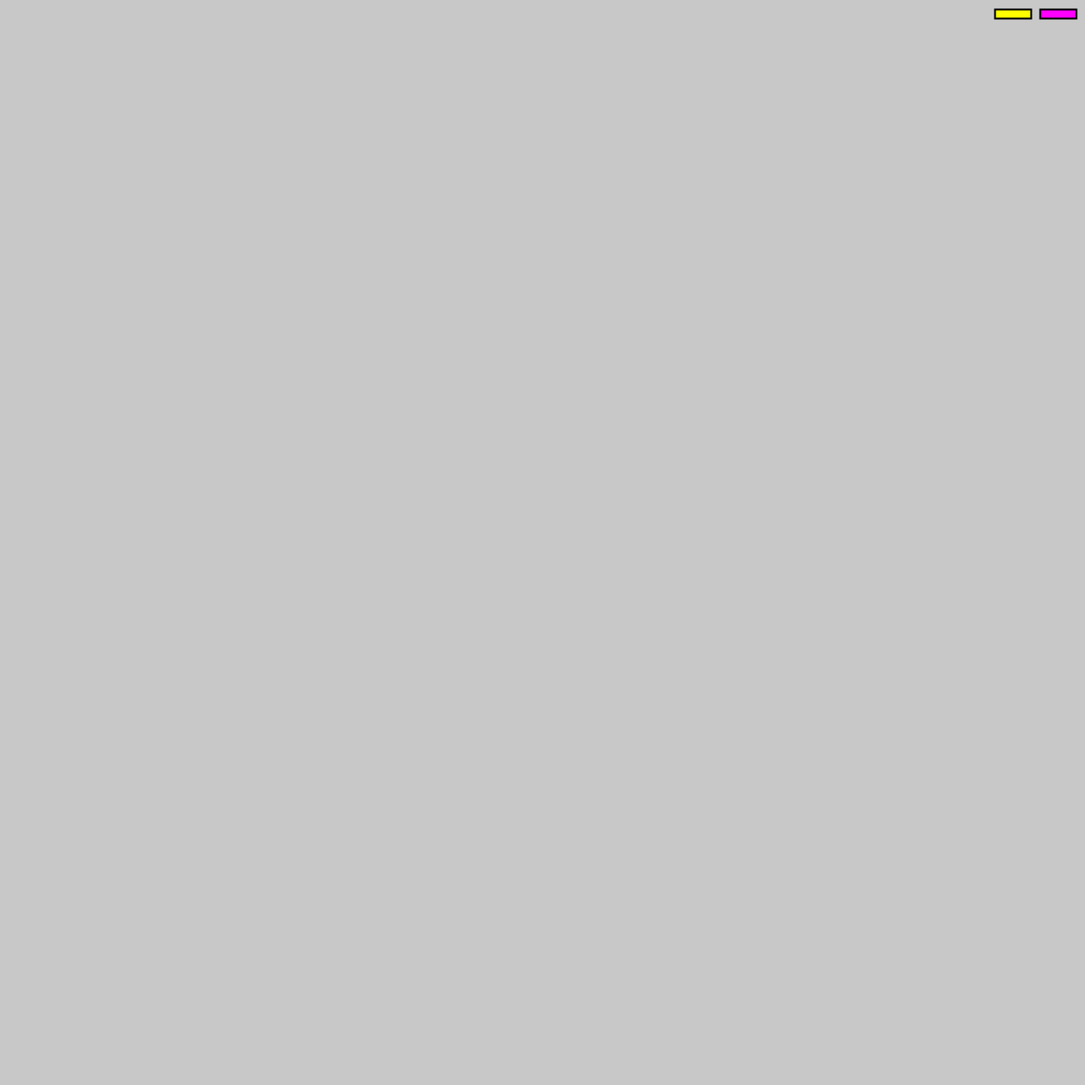
Frame 1 (no input)
Frame 60 (the mouse pressed at the canvas centre just before this capture): identical to frame 1, image omitted
Frame 120 (the mouse held since frame 60 and released just before this capture): identical to frame 1, image omitted

The Processing sketch that drew this single still picture (run headless with seeded random() and noise(); from frame 60 on, the mouse is pressed at the canvas centre):

// Processing sketch: lv_sim
// ── lv_sim.pde
ArrayList<Prey> preys = new ArrayList<Prey>();
ArrayList<Predator> predators = new ArrayList<Predator>();
ArrayList<Integer> preyData = new ArrayList<Integer>();
ArrayList<Integer> predatorData = new ArrayList<Integer>();
int maxPrey;
int maxPredator;

// variables to change
int x0 = 900;
int y0 = 300;
float a = .25; // % chance for a prey to reproduce per deltaT
float b = .5;//.5; // % chance for predator to kill prey on contact per delta%
float c = .1; // % chance for a predator to die per deltaT
float d = .2; // % chance on predator to reproduce on prey killed (when b triggered)
float dirChangeT = 30; // how often predator/prey change directions (higher = longer)
float predatorRadius = 15; // size of predator (only a visual)
float preyRadius = 15; // size of prey (larger is like larger b)
float huntRadius = predatorRadius; // size of predator can hunt prey (larger is like larger b)
float deltaT = 30; // how many framkjes does it take for 1 set of lv calculations
float predatorDeath = deltaT * 999999999; // predator lifespan. infinite = disabled

// toggle these as needed
boolean isVisual = false; // sim visuals
boolean isDrawChart = false; // line chart of x and y data

Button chartButton, visualButton;

void setup() {
  size(1200, 1200);
  frameRate(60);
  preyData.add(x0);
  predatorData.add(y0);
  chartButton = new Button(width - 100, 10, 40, 10);
  visualButton = new Button(width - 50, 10, 40, 10);
  color c = color(255, 255, 0);
  chartButton.setColor(c);
  c = color(255, 0, 255);
  visualButton.setColor(c);
  // add initial prey and predator
  for (int i = 0; i < x0; ++i) addRandomPrey();
  for (int i = 0; i < y0; ++i) addRandomPredator();
}

void mouseReleased() {
  if (mouseOver(chartButton)) {
    isDrawChart = !isDrawChart;
  }
  if (mouseOver(visualButton)) {
    isVisual = !isVisual;
  }
}

boolean mouseOver(Button b) {
  return mouseX >= b.xPos && mouseX <= b.xPos + b.w && 
         mouseY >= b.yPos && mouseY <= b.yPos + b.h;
}

class Button {
  float xPos, yPos, w, h;
  color c;
  
  Button(float xPos, float yPos, float w, float h) {
    this.xPos = xPos;
    this.yPos = yPos;
    this.w = w;
    this.h = h;
  }
  void setColor(color c) {
    this.c = c;
  }
  void display() {
    strokeWeight(2);
    stroke(0);
    fill(c);
    rect(xPos, yPos, w, h);
  }
}

// checks collision of 2 circular objects
boolean checkCollision(float x1, float y1, float x2, float y2, float r1, float r2) {
  float dx = x2 - x1;
  float dy = y2 - y1;
  return dx * dx + dy * dy < r1 * r2;
}
// checks collision of predator and prey
boolean checkCollision(Predator predator, Prey prey) {
  return checkCollision(predator.xPos, predator.yPos, prey.xPos, prey.yPos, huntRadius, preyRadius);
}


void drawChart(ArrayList<Integer> dataset1, ArrayList<Integer> dataset2, int max1, int max2) {
  float startX = width/5;
  float startY = height/5;
  float endX = width - startX;
  float endY = height * 1/2;
  float deltaX = (endX - startX) / (dataset1.size() - 1);
  
  float maxY = Math.max(max1, max2);
  
  
  // draw chart background
  fill(240);
  noStroke();
  rect(startX, startY, endX-startX, endY-startY);
  
  stroke(0);
  strokeWeight(3);
  // draw ds1
  float prevVal = 0;
  float currVal = 0;
  for (int i = 0; i < dataset1.size(); ++i) {
    prevVal = currVal;
    currVal = dataset1.get(i);
    if (i == 0) continue;
    float currX = i * deltaX;
    float prevX = currX - deltaX;
    stroke(255, 80, 80);
    line(startX + prevX, endY - (endY - startY) * (prevVal/maxY), startX + currX, endY - (endY - startY) * (currVal/maxY));  
  }
  // draw ds2
  prevVal = 0;
  currVal = 0;
  for (int i = 0; i < dataset2.size(); ++i) {
    prevVal = currVal;
    currVal = dataset2.get(i);
    if (i == 0) continue;
    float currX = i * deltaX;
    float prevX = currX - deltaX;  
    stroke(80, 80, 255);

    line(startX + prevX, endY - (endY - startY) * (prevVal/maxY), startX + currX, endY - (endY - startY) * (currVal/maxY));  
  }
  
  // draw chart x and y axis
  //float tickSize = min(xOffset, yOffset);
  stroke(0);
  line(startX, startY, startX, endY);
  line(startX, endY, endX, endY);
  
}

void draw() {
  background(200);
  chartButton.display();
  visualButton.display();
  // draw chart if enabled
  if (isDrawChart) {
    drawChart(preyData, predatorData, maxPrey, maxPredator);
  }
  // output prey and predator to console
  if (frameCount % (deltaT * 2) == 0) {
    println("prey: " + preyData);
    println("predator: " + predatorData);
  }
  // predator actions
  for (int i = 0; i < predators.size(); ++i) {
    Predator predator = predators.get(i);
    //move
    predator.step();
    //decay
    if (frameCount % deltaT == 0) {
      if (predators.size() > preys.size()) {
        if (random(0, 1) < c+.2) {// active management
          predators.remove(i);
          --i;
          continue;
        }
      } else
      if (predator.age > predatorDeath || random(0, 1) < c) {
        predators.remove(i);
        --i;
        continue;
      }
    }
    // draw
    if (isVisual) predator.display();
    // check for prey to eat
    for (int j = 0; j < preys.size(); ++j) {
      Prey prey = preys.get(j);
      // if in vicinity of prey and rolls eat
      if (checkCollision(predator, prey) && (random(0, 1) < b)) {
        preys.remove(j);
        --j;
        // chance to birth
        if (random(0, 1) < d) {
          addPredator(predator.xPos, predator.yPos);
          ++predator.children;
        }
      }
    }
  }
  // prey actions
  for (int i = 0; i < preys.size(); ++i) {
    Prey prey = preys.get(i);
    prey.step();
    // growth
    if (frameCount % deltaT == 0 && random(0, 1) < a) {
      addPrey(prey.xPos, prey.yPos);
      ++prey.children;
    }
    if (isVisual) prey.display();
  }

  // Log x and y data
  if (frameCount % deltaT == 0) {
    preyData.add(preys.size());
    predatorData.add(predators.size());
  }
}

void addRandomPrey() {
  addPrey(random(0, width), random(0, height)); 
}
void addPrey(float xPos, float yPos) {
  Prey prey = new Prey(xPos, yPos);
  preys.add(prey);
  if (preys.size() > maxPrey) maxPrey = preys.size();
}
void addRandomPredator() {
  addPredator(random(0, width), random(0, height));
}
void addPredator(float xPos, float yPos) {
  Predator predator = new Predator(xPos, yPos);
  predators.add(predator);
  if (predators.size() > maxPredator) maxPredator = predators.size();
}

abstract class Creature {
  float xPos, yPos, xVel, yVel, age;
  int children;
  Creature parents;
  private void newRandVel() {
    xVel = random(2, 4);
    if (random(0, 1) < .5) xVel *= -1;
    yVel = random(2, 4);
    if (random(0, 1) < .5) yVel *= -1;
  }
  Creature() {
    xPos = 0;
    yPos = 0;
    children = 0;
    newRandVel();
    age = 0;
  }
  Creature(float xPos, float yPos) {
    this.xPos = xPos;
    this.yPos = yPos;
    newRandVel();
    this.age = 0;
  }
  void step() {
    // age the creature
    age += deltaT;
    // move the creature
    if (frameCount % dirChangeT == 0)
      newRandVel();
    xPos += xVel;
    yPos += yVel;
    // if hit corner, reverse direction
    if (xPos < 0) {
      //xPos = 0;
      //xVel *= -1;
      xPos = width;
    }
    if (xPos > width) {
      //xPos = width;
      //xVel *= -1;
      xPos = 0;
    }
    if (yPos < 0) {
      //yPos = 0;
      //yVel *= -1;
      yPos = height;
    }
    if (yPos > height) {
      //yPos = height;
      //yVel *= -1;
      yPos = 0;
    }
  }
  abstract void display();
}

class Prey extends Creature {
  Prey(float xPos, float yPos) {
    super(xPos, yPos);
  }
  void step() {
    super.step();

  }
  void display() {
    noStroke();
    fill(255, 80, 80);
    ellipse(xPos, yPos, preyRadius, preyRadius);
  }
}

class Predator extends Creature {
  Predator(float xPos, float yPos) {
    super(xPos, yPos);
  }
  void step() {
    super.step();
    // decay

  }
  void display() {
    noStroke();
    fill (80, 80, 255);
    ellipse(xPos, yPos, predatorRadius, predatorRadius);
    stroke(0);
    strokeWeight(1);
    noFill();
    ellipse(xPos, yPos, huntRadius, huntRadius);
  }
}
